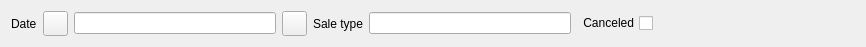
<?xml version="1.0" encoding="UTF-8"?>
<ui version="4.0">
 <class>FDailyMovement</class>
 <widget class="QWidget" name="FDailyMovement">
  <property name="geometry">
   <rect>
    <x>0</x>
    <y>0</y>
    <width>866</width>
    <height>43</height>
   </rect>
  </property>
  <property name="windowTitle">
   <string>Form</string>
  </property>
  <layout class="QHBoxLayout" name="horizontalLayout">
   <item>
    <widget class="QLabel" name="label">
     <property name="text">
      <string>Date</string>
     </property>
    </widget>
   </item>
   <item>
    <widget class="QPushButton" name="btnPrevDate">
     <property name="minimumSize">
      <size>
       <width>25</width>
       <height>25</height>
      </size>
     </property>
     <property name="maximumSize">
      <size>
       <width>25</width>
       <height>25</height>
      </size>
     </property>
     <property name="focusPolicy">
      <enum>Qt::ClickFocus</enum>
     </property>
     <property name="text">
      <string/>
     </property>
     <property name="icon">
      <iconset resource="../Resort/res.qrc">
       <normaloff>:/images/left.png</normaloff>:/images/left.png</iconset>
     </property>
    </widget>
   </item>
   <item>
    <widget class="EDateEdit" name="deStart"/>
   </item>
   <item>
    <widget class="QPushButton" name="btnNextDate">
     <property name="minimumSize">
      <size>
       <width>25</width>
       <height>25</height>
      </size>
     </property>
     <property name="maximumSize">
      <size>
       <width>25</width>
       <height>25</height>
      </size>
     </property>
     <property name="focusPolicy">
      <enum>Qt::ClickFocus</enum>
     </property>
     <property name="text">
      <string/>
     </property>
     <property name="icon">
      <iconset resource="../Resort/res.qrc">
       <normaloff>:/images/right.png</normaloff>:/images/right.png</iconset>
     </property>
    </widget>
   </item>
   <item>
    <widget class="QLabel" name="label_3">
     <property name="text">
      <string>Sale type</string>
     </property>
    </widget>
   </item>
   <item>
    <widget class="EQLineEdit" name="leSale">
     <property name="focusPolicy">
      <enum>Qt::ClickFocus</enum>
     </property>
     <property name="EnableHiddenText" stdset="0">
      <bool>true</bool>
     </property>
    </widget>
   </item>
   <item>
    <widget class="QCheckBox" name="chCanceled">
     <property name="focusPolicy">
      <enum>Qt::ClickFocus</enum>
     </property>
     <property name="layoutDirection">
      <enum>Qt::RightToLeft</enum>
     </property>
     <property name="text">
      <string>Canceled</string>
     </property>
    </widget>
   </item>
   <item>
    <spacer name="horizontalSpacer">
     <property name="orientation">
      <enum>Qt::Horizontal</enum>
     </property>
     <property name="sizeHint" stdset="0">
      <size>
       <width>142</width>
       <height>20</height>
      </size>
     </property>
    </spacer>
   </item>
  </layout>
 </widget>
 <customwidgets>
  <customwidget>
   <class>EQLineEdit</class>
   <extends>QLineEdit</extends>
   <header location="global">eqlineedit.h</header>
   <slots>
    <signal>customButtonClicked(bool)</signal>
   </slots>
  </customwidget>
  <customwidget>
   <class>EDateEdit</class>
   <extends>QLineEdit</extends>
   <header location="global">edateedit.h</header>
  </customwidget>
 </customwidgets>
 <resources>
  <include location="../Resort/res.qrc"/>
 </resources>
 <connections/>
</ui>
